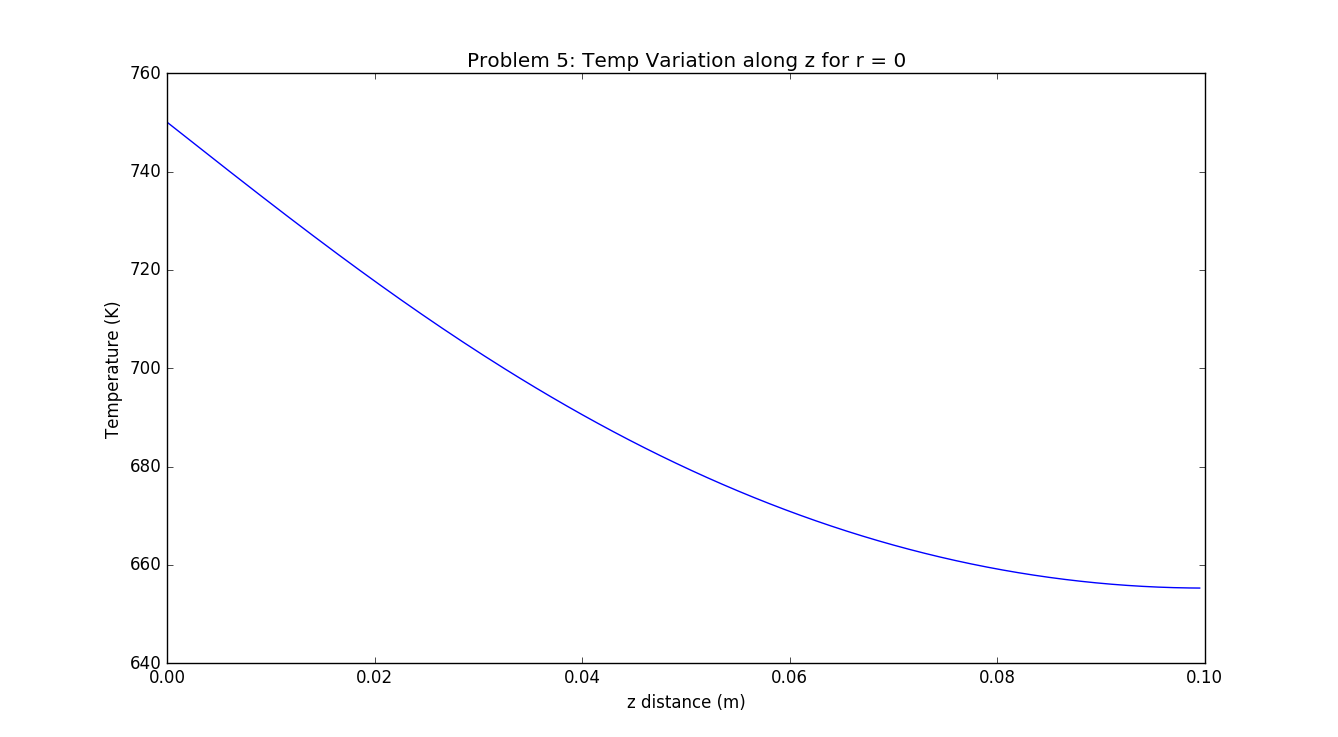

Recreate this plot in Python.
import matplotlib.pyplot as plt
import numpy as np
from scipy.integrate import simps
from scipy.special import iv

T1 = 750
Too = 300
L = 0.1
b = 0.05
h = 35
k = 25

z = np.arange(0, L, 0.0005)
temp = np.ones_like(z) * 750

for i in range(50):
    lam = (2*i+1) * np.pi / (2*L)

    num = np.array([h*(Too-T1)*np.sin(lam*j) for j in z])
    num = simps(num, z)
    denom = np.array([np.sin(lam*j)**2*(k*lam*iv(1, lam*b) + h*iv(0, lam*b)) for
                      j in z])
    denom = simps(denom, z)

    Cn = num/denom
    temp += np.array([Cn * np.sin(lam*j)*iv(0, 0) for j in z])

print("Temp\t\tz distance")
for i in range(len(temp)):
    print("%.1f K\t\t%.2f cm" % (temp[i], z[i] * 100))

plt.plot(z, temp)
plt.xlabel("z distance (m)")
plt.ylabel("Temperature (K)")
plt.title("Problem 5: Temp Variation along z for r = 0")
plt.show()
